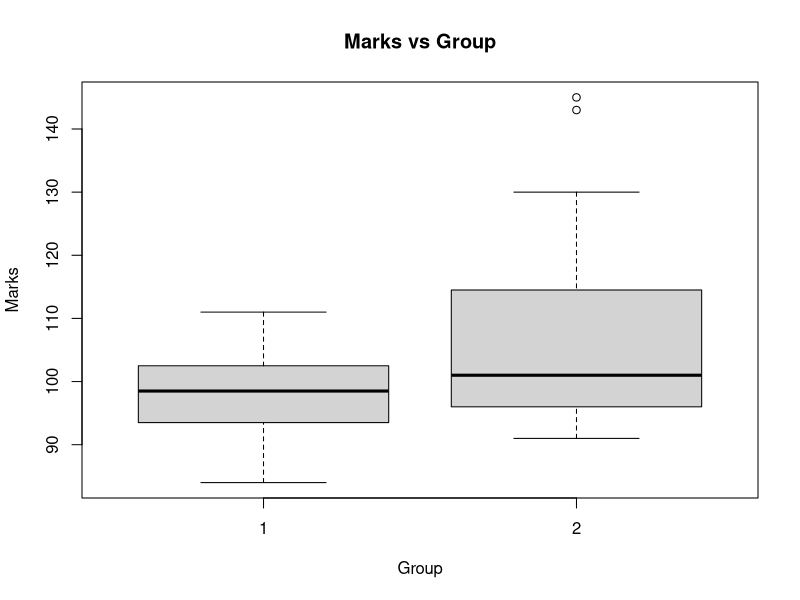
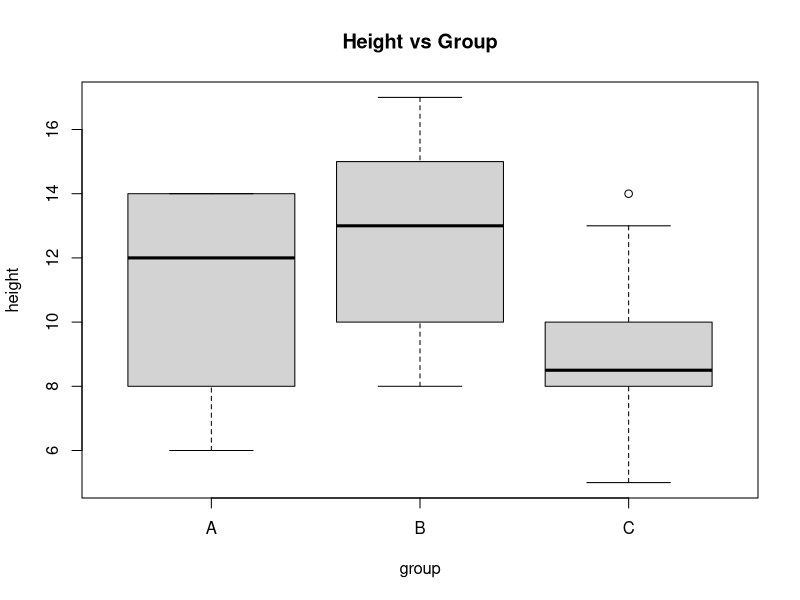

Recreate these plots in R, in order.
#Hypothesis Testing

#Test Data 
data1 = c(84, 86, 90, 97, 98, 98, 99, 102, 102, 103, 108, 111)
data2 = c(91, 95, 96, 96, 96, 97, 98, 101, 103, 105, 106, 123, 130, 143, 145)
Indep_test = data.frame(rbind(cbind(1, data1), cbind(2, data2)))
colnames(Indep_test) = c("Group", "Marks")
Dep_test = data.frame(cbind(1:8, c(59, 68, 60, 60, 59, 62, 58, 76), c(61, 78, 65, 56, 55, 62, 60, 68)))       #Two test marks for 8 students
colnames(Dep_test) = c("Student", "Test1", "Test2")


#Growth data
growth = data.frame(group = rep(c('A','B','C'), each = 10), ht = c(7,14,14,13,12,9,6,14,12,8,15,17,13,15,15,13,9,12,10,8,6,8,8,9,5,14,13,8,10,9))


#One Sample Tests
#-T-test (Parametric Test- Examines if the mean of a population is different from the known value or hypothesis)
#Tests Ho:mu = muo use the t.test() 

#Wilcoxon rank Test(Non-parametric) - test the hypothesis for the median
#wilcox.test()

#For both tests you need - x,y,alternative, mu, paired 

  #Example test if there is a significant difference between last year(mu = 56, median = 55)

    #a) Check Assumption of normality
      shapiro.test(Dep_test$Test1)
      #p-value = 0.009245 < 0.05, data is not normally distributed
      
      t.test(Dep_test$Test1, mu = 56, alternative = "greater")
      # p-value = 0.008946 < 0.05, reject Ho, there is suffucient evidence that the mean is greater than 56
      
      wilcox.test(Dep_test$Test1, median = 55,alternative = "greater", exact = FALSE)
      #p-value = 0.007015 < 0.05, reject Ho, there is sufficient evidence that the median is greater than 55
      
#Two Sample Test
      #T-test (Parametric Test): tests the difference in means beteween two independent variables
      #dependent ~ independent: use data= define the dataset
      
      #Mann Whitney U (Non parametric Test) - use wilcox.test() 
      
          #Example: create a summary for the two groups of the Indep test
          
          IndepStats = cbind(aggregate(Marks~Group, data = Indep_test, mean), 
                             aggregate(Marks~Group, data = Indep_test, median)[,2],
                             aggregate(Marks~Group, data = Indep_test, sd)[,2])
          colnames(IndepStats) = c("Group", "Mean", "Median", "St dev")
          IndepStats
          
          #Drawing a boxplot
          boxplot(Marks~Group, data = Indep_test, main = "Marks vs Group")
          
          
          #Checking parametric assumptions
          #Checkin normality for group 1 marks
          shapiro.test(Indep_test$Marks[Indep_test$Group == 1])
          #p-value = 0.6122 > 0.05 fail to reject, there is insufficient that the marks of group 1 are normally distributted
          
          #Checking group 2
          shapiro.test(Indep_test$Marks[Indep_test$Group == 2])
          #p-value = 0.002517 < 0.05, reject Ho, there is sufficient evidence that the marks of group 2 are normally distributed
          
          #Check if the variences of both groups are different
          var.test(Indep_test$Marks[Indep_test$Group == 1], Indep_test$Marks[Indep_test$Group == 2])
          #p-value = 0.0125 < 0.05, reject Ho, there is sufficient evidence that the variences are different
          
          
          
          #Perform the parameric and nonparametric tests
          #Parametric
          t.test(Marks~Group, data = Indep_test, var.equal = FALSE)
          #p-value = 0.06406 > 0.05, fail to reject Ho, there is insufficient evidence that the means of both groups are different
          
          #Non-parametric
          wilcox.test(Marks~Group, data = Indep_test, exact = FALSE)
          #p-value = 0.3924 > 0.05, FAIL TO reject Ho, there is insufficient evidence that tthe medians of the two groups is different
          

#Multiple Independent sample test
  #ANOVA- is a parametric test -  that tests the difference in means for three or more independent variables
          #test Ho: all means are equal,  H1: atleast one is different
              #aov(), use dependent~independent, data=, 
          
  #Kruskal-Wallis test - Non parametric test, the difference between medians of three or more independent variables
          #Test Ho: all medians are equal, H1: atleast one is different
            #kruskal.test(), 
  
  #These tests compare if there are two differences and not the whole set of variables, so we need a post-hoc test
          #For ANOVA we use TukeyHSD()
          #For Kruskal we use Bonferroni - pairwise.wilcox.test()
          
#Example          
    #Creata a summary of the data for the 3 growth fertilizers 
          boxplot(ht~group, data = growth, main = "Height vs Group", ylab = "height")
    
    #Check for normallity
          Normality = round(cbind(shapiro.test(growth$ht[growth$group == "A"])$p.value,
                                  shapiro.test(growth$ht[growth$group == "B"])$p.value,
                                  shapiro.test(growth$ht[growth$group == "C"])$p.value), 3)
          rownames(Normality) = "Shapiro Wilk P-Vlaue"
          colnames(Normality) = c("A", "B", "C")
          Normality
            #All p-values > 0.05 - all groups are possibly normally distributed 
          
          
    #Check for the quality of  the variences
         bartlett.test(ht~group, data = growth)
         #p.value = 0.9512 > 0.05 - fail to reject Ho, there is insufficient evidence that the 
         fligner.test(ht~group, data = growth)
         #p-value =0.838 > 0.05 - both bigger than 0.05 therefore the varience are equal
         
    #Performing the actual Parametric Test
         anova = aov(ht~group, data = growth)
          summary(anova)         
          TukeyHSD(anova)          
          #Reject the ANOVA null hypothesis
          
    #Performing the Non Parametric
          kwd = kruskal.test(ht~group, data = growth)
          kwd$p.value
          pairwise.wilcox.test(growth$ht, growth$group, p.adjust.method = "bonferroni")
          #Rejectthe null hypotehsis at 5% sig level
          
